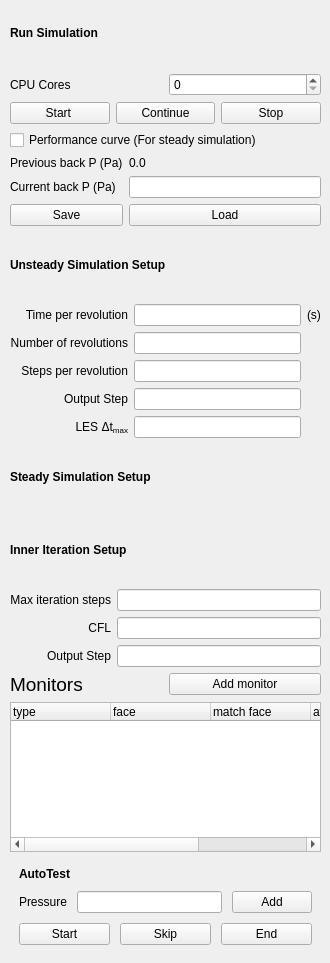
             <widget class="QWidget" name="savetab">
              <widget class="QWidget" name="layoutWidget">
               <property name="geometry">
                <rect>
                 <x>10</x>
                 <y>0</y>
                 <width>311</width>
                 <height>954</height>
                </rect>
               </property>
               <layout class="QVBoxLayout" name="verticalLayout_11">
                <item>
                 <layout class="QGridLayout" name="unstead_simulation_layout_2"/>
                </item>
                <item>
                 <widget class="QLabel" name="label_6">
                  <property name="text">
                   <string>&lt;html&gt;&lt;head/&gt;&lt;body&gt;&lt;p&gt;&lt;span style=&quot; font-weight:700;&quot;&gt;Run Simulation&lt;/span&gt;&lt;/p&gt;&lt;/body&gt;&lt;/html&gt;</string>
                  </property>
                 </widget>
                </item>
                <item>
                 <layout class="QHBoxLayout" name="horizontalLayout_5">
                  <item>
                   <widget class="QLabel" name="label_9">
                    <property name="text">
                     <string>CPU Cores</string>
                    </property>
                   </widget>
                  </item>
                  <item>
                   <widget class="QSpinBox" name="spinCPU">
                    <property name="maximum">
                     <number>9999</number>
                    </property>
                   </widget>
                  </item>
                 </layout>
                </item>
                <item>
                 <layout class="QHBoxLayout" name="horizontalLayout_6"/>
                </item>
                <item>
                 <layout class="QGridLayout" name="unstead_simulation_layout_3">
                  <item row="2" column="0">
                   <widget class="QPushButton" name="start_simulation_button">
                    <property name="text">
                     <string>Start </string>
                    </property>
                   </widget>
                  </item>
                  <item row="2" column="1">
                   <widget class="QPushButton" name="continue_simulation_button">
                    <property name="text">
                     <string>Continue</string>
                    </property>
                   </widget>
                  </item>
                  <item row="2" column="2">
                   <widget class="QPushButton" name="stop_simulation_button">
                    <property name="text">
                     <string>Stop</string>
                    </property>
                   </widget>
                  </item>
                 </layout>
                </item>
                <item>
                 <widget class="QCheckBox" name="checkBox_performance">
                  <property name="text">
                   <string>Performance curve (For steady simulation)</string>
                  </property>
                 </widget>
                </item>
                <item>
                 <layout class="QGridLayout" name="curve_grid_layout">
                  <item row="1" column="0">
                   <widget class="QLabel" name="current_p_label">
                    <property name="text">
                     <string>Previous back P (Pa)</string>
                    </property>
                   </widget>
                  </item>
                  <item row="2" column="1">
                   <widget class="QLineEdit" name="target_p_value"/>
                  </item>
                  <item row="1" column="1">
                   <widget class="QLabel" name="current_p_value">
                    <property name="text">
                     <string>0.0</string>
                    </property>
                   </widget>
                  </item>
                  <item row="2" column="0">
                   <widget class="QLabel" name="target_p_label">
                    <property name="text">
                     <string>Current back P (Pa)</string>
                    </property>
                   </widget>
                  </item>
                  <item row="3" column="0">
                   <widget class="QPushButton" name="save_p_button">
                    <property name="text">
                     <string>Save</string>
                    </property>
                   </widget>
                  </item>
                  <item row="3" column="1">
                   <widget class="QPushButton" name="load_p_button">
                    <property name="text">
                     <string>Load</string>
                    </property>
                   </widget>
                  </item>
                 </layout>
                </item>
                <item>
                 <widget class="QLabel" name="unsteady_simulation_label">
                  <property name="text">
                   <string>&lt;html&gt;&lt;head/&gt;&lt;body&gt;&lt;p&gt;&lt;span style=&quot; font-weight:700;&quot;&gt;Unsteady Simulation Setup&lt;/span&gt;&lt;/p&gt;&lt;/body&gt;&lt;/html&gt;</string>
                  </property>
                 </widget>
                </item>
                <item>
                 <layout class="QGridLayout" name="unstead_simulation_layout">
                  <item row="4" column="1">
                   <widget class="QLineEdit" name="step_per_cycle_lineEdit">
                    <property name="text">
                     <string/>
                    </property>
                   </widget>
                  </item>
                  <item row="2" column="1">
                   <widget class="QLineEdit" name="period_lineEdit">
                    <property name="text">
                     <string/>
                    </property>
                   </widget>
                  </item>
                  <item row="5" column="0">
                   <widget class="QLabel" name="output_unsteady_label">
                    <property name="text">
                     <string>&lt;html&gt;&lt;head/&gt;&lt;body&gt;&lt;p align=&quot;right&quot;&gt;Output Step&lt;/p&gt;&lt;/body&gt;&lt;/html&gt;</string>
                    </property>
                   </widget>
                  </item>
                  <item row="5" column="1">
                   <widget class="QLineEdit" name="output_unsteady_lineEdit">
                    <property name="text">
                     <string/>
                    </property>
                   </widget>
                  </item>
                  <item row="2" column="0">
                   <widget class="QLabel" name="period_label">
                    <property name="text">
                     <string>&lt;html&gt;&lt;head/&gt;&lt;body&gt;&lt;p align=&quot;right&quot;&gt;Time per revolution&lt;/p&gt;&lt;/body&gt;&lt;/html&gt;</string>
                    </property>
                   </widget>
                  </item>
                  <item row="6" column="0">
                   <widget class="QLabel" name="label_les_dt">
                    <property name="text">
                     <string>&lt;html&gt;&lt;head/&gt;&lt;body&gt;&lt;p align=&quot;right&quot;&gt;LES Δt&lt;span style=&quot; vertical-align:sub;&quot;&gt;max&lt;/span&gt;&lt;/p&gt;&lt;/body&gt;&lt;/html&gt;</string>
                    </property>
                   </widget>
                  </item>
                  <item row="3" column="1">
                   <widget class="QLineEdit" name="n_cycle_lineEdit">
                    <property name="text">
                     <string/>
                    </property>
                   </widget>
                  </item>
                  <item row="4" column="0">
                   <widget class="QLabel" name="step_per_cycle_label">
                    <property name="text">
                     <string>&lt;html&gt;&lt;head/&gt;&lt;body&gt;&lt;p align=&quot;right&quot;&gt;Steps per revolution&lt;/p&gt;&lt;/body&gt;&lt;/html&gt;</string>
                    </property>
                   </widget>
                  </item>
                  <item row="6" column="1">
                   <widget class="QLineEdit" name="lineEdit_les_dt"/>
                  </item>
                  <item row="3" column="0">
                   <widget class="QLabel" name="n_cycle_label">
                    <property name="text">
                     <string>&lt;html&gt;&lt;head/&gt;&lt;body&gt;&lt;p align=&quot;right&quot;&gt;Number of revolutions&lt;/p&gt;&lt;/body&gt;&lt;/html&gt;</string>
                    </property>
                   </widget>
                  </item>
                  <item row="2" column="2">
                   <widget class="QLabel" name="period_unit_label">
                    <property name="text">
                     <string>&lt;html&gt;&lt;head/&gt;&lt;body&gt;&lt;p&gt;(s)&lt;/p&gt;&lt;/body&gt;&lt;/html&gt;</string>
                    </property>
                   </widget>
                  </item>
                 </layout>
                </item>
                <item>
                 <widget class="QLabel" name="steady_iteration_label">
                  <property name="text">
                   <string>&lt;html&gt;&lt;head/&gt;&lt;body&gt;&lt;p&gt;&lt;span style=&quot; font-weight:700;&quot;&gt;Steady Simulation Setup&lt;/span&gt;&lt;/p&gt;&lt;/body&gt;&lt;/html&gt;</string>
                  </property>
                 </widget>
                </item>
                <item>
                 <widget class="QLabel" name="unsteady_inner_label">
                  <property name="text">
                   <string>&lt;html&gt;&lt;head/&gt;&lt;body&gt;&lt;p&gt;&lt;span style=&quot; font-weight:700;&quot;&gt;Inner Iteration Setup&lt;/span&gt;&lt;/p&gt;&lt;/body&gt;&lt;/html&gt;</string>
                  </property>
                 </widget>
                </item>
                <item>
                 <layout class="QGridLayout" name="steady_simulation_layout">
                  <item row="3" column="1">
                   <widget class="QLineEdit" name="CFL_lineEdit">
                    <property name="text">
                     <string/>
                    </property>
                   </widget>
                  </item>
                  <item row="2" column="1">
                   <widget class="QLineEdit" name="iteration_step_lineEdit">
                    <property name="text">
                     <string/>
                    </property>
                   </widget>
                  </item>
                  <item row="2" column="0">
                   <widget class="QLabel" name="iteration_step_label">
                    <property name="text">
                     <string>&lt;html&gt;&lt;head/&gt;&lt;body&gt;&lt;p align=&quot;right&quot;&gt;Max iteration steps&lt;/p&gt;&lt;/body&gt;&lt;/html&gt;</string>
                    </property>
                   </widget>
                  </item>
                  <item row="3" column="0">
                   <widget class="QLabel" name="CFL_label">
                    <property name="text">
                     <string>&lt;html&gt;&lt;head/&gt;&lt;body&gt;&lt;p align=&quot;right&quot;&gt;CFL&lt;/p&gt;&lt;/body&gt;&lt;/html&gt;</string>
                    </property>
                   </widget>
                  </item>
                  <item row="4" column="1">
                   <widget class="QLineEdit" name="output_steady_lineEdit">
                    <property name="text">
                     <string/>
                    </property>
                   </widget>
                  </item>
                  <item row="4" column="0">
                   <widget class="QLabel" name="output_steady_label">
                    <property name="text">
                     <string>&lt;html&gt;&lt;head/&gt;&lt;body&gt;&lt;p align=&quot;right&quot;&gt;Output Step&lt;/p&gt;&lt;/body&gt;&lt;/html&gt;</string>
                    </property>
                   </widget>
                  </item>
                 </layout>
                </item>
                <item>
                 <layout class="QGridLayout" name="steady_simulation_layout_2">
                  <item row="2" column="0">
                   <widget class="QLabel" name="monitor_label">
                    <property name="text">
                     <string>&lt;html&gt;&lt;head/&gt;&lt;body&gt;&lt;p&gt;&lt;span style=&quot; font-size:14pt;&quot;&gt;Monitors&lt;/span&gt;&lt;/p&gt;&lt;/body&gt;&lt;/html&gt;</string>
                    </property>
                   </widget>
                  </item>
                  <item row="2" column="1">
                   <widget class="QPushButton" name="pushButton">
                    <property name="text">
                     <string>Add monitor</string>
                    </property>
                   </widget>
                  </item>
                 </layout>
                </item>
                <item>
                 <widget class="QTreeWidget" name="monitor_tree">
                  <property name="sizePolicy">
                   <sizepolicy hsizetype="Expanding" vsizetype="Fixed">
                    <horstretch>0</horstretch>
                    <verstretch>0</verstretch>
                   </sizepolicy>
                  </property>
                  <property name="maximumSize">
                   <size>
                    <width>16777215</width>
                    <height>150</height>
                   </size>
                  </property>
                  <column>
                   <property name="text">
                    <string>type</string>
                   </property>
                  </column>
                  <column>
                   <property name="text">
                    <string>face </string>
                   </property>
                  </column>
                  <column>
                   <property name="text">
                    <string>match face</string>
                   </property>
                  </column>
                  <column>
                   <property name="text">
                    <string>average type</string>
                   </property>
                  </column>
                  <column>
                   <property name="text">
                    <string>delete</string>
                   </property>
                  </column>
                 </widget>
                </item>
                <item>
                 <widget class="QWidget" name="AutoTest" native="true">
                  <layout class="QVBoxLayout" name="verticalLayout_8">
                   <property name="spacing">
                    <number>6</number>
                   </property>
                   <item>
                    <layout class="QVBoxLayout" name="verticalLayout_7">
                     <property name="spacing">
                      <number>10</number>
                     </property>
                     <item>
                      <widget class="QLabel" name="label_14">
                       <property name="maximumSize">
                        <size>
                         <width>16777215</width>
                         <height>20</height>
                        </size>
                       </property>
                       <property name="text">
                        <string>&lt;html&gt;&lt;head/&gt;&lt;body&gt;&lt;p&gt;&lt;span style=&quot; font-weight:696;&quot;&gt;AutoTest&lt;/span&gt;&lt;/p&gt;&lt;/body&gt;&lt;/html&gt;</string>
                       </property>
                      </widget>
                     </item>
                     <item>
                      <layout class="QHBoxLayout" name="horizontalLayout_7">
                       <item>
                        <widget class="QLabel" name="label_15">
                         <property name="text">
                          <string>Pressure</string>
                         </property>
                        </widget>
                       </item>
                       <item>
                        <widget class="QLineEdit" name="lineEdit"/>
                       </item>
                       <item>
                        <widget class="QPushButton" name="pushButton_2">
                         <property name="text">
                          <string>Add</string>
                         </property>
                        </widget>
                       </item>
                      </layout>
                     </item>
                     <item>
                      <layout class="QHBoxLayout" name="horizontalLayout_8">
                       <item>
                        <widget class="QPushButton" name="pushButton_3">
                         <property name="text">
                          <string>Start</string>
                         </property>
                        </widget>
                       </item>
                       <item>
                        <widget class="QPushButton" name="pushButton_4">
                         <property name="text">
                          <string>Skip</string>
                         </property>
                        </widget>
                       </item>
                       <item>
                        <widget class="QPushButton" name="pushButton_5">
                         <property name="text">
                          <string>End</string>
                         </property>
                        </widget>
                       </item>
                      </layout>
                     </item>
                    </layout>
                   </item>
                  </layout>
                 </widget>
                </item>
               </layout>
              </widget>
             </widget>
